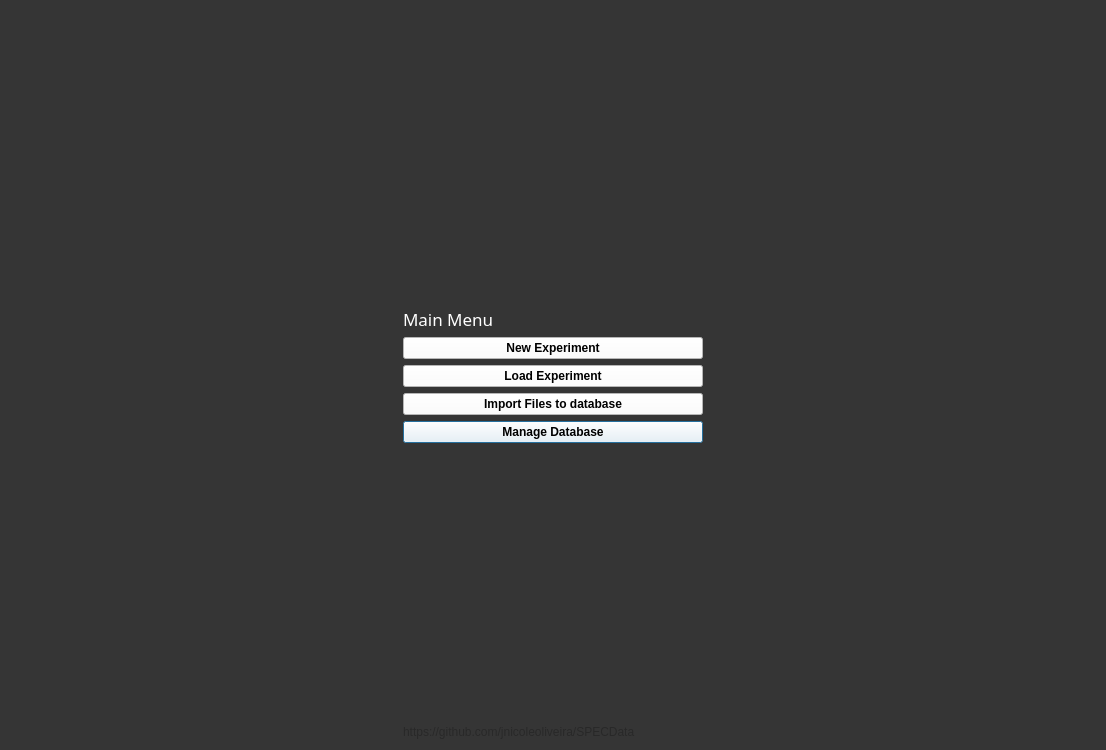
<?xml version="1.0" encoding="UTF-8"?>
<ui version="4.0">
 <class>mainmenu</class>
 <widget class="QDialog" name="mainmenu">
  <property name="geometry">
   <rect>
    <x>0</x>
    <y>0</y>
    <width>1106</width>
    <height>750</height>
   </rect>
  </property>
  <property name="sizePolicy">
   <sizepolicy hsizetype="Expanding" vsizetype="Preferred">
    <horstretch>0</horstretch>
    <verstretch>0</verstretch>
   </sizepolicy>
  </property>
  <property name="windowTitle">
   <string>Dialog</string>
  </property>
  <property name="styleSheet">
   <string notr="true">background-color: rgb(53, 53, 53);</string>
  </property>
  <layout class="QGridLayout" name="gridLayout">
   <item row="8" column="0">
    <widget class="QPushButton" name="manage_database_btn">
     <property name="font">
      <font>
       <weight>75</weight>
       <bold>true</bold>
      </font>
     </property>
     <property name="autoFillBackground">
      <bool>false</bool>
     </property>
     <property name="styleSheet">
      <string notr="true">background-color: rgb(255, 255, 255);</string>
     </property>
     <property name="text">
      <string>Manage Database</string>
     </property>
    </widget>
   </item>
   <item row="6" column="0">
    <widget class="QPushButton" name="load_experiment_btn">
     <property name="font">
      <font>
       <weight>75</weight>
       <bold>true</bold>
      </font>
     </property>
     <property name="autoFillBackground">
      <bool>false</bool>
     </property>
     <property name="styleSheet">
      <string notr="true">background-color: rgb(255, 255, 255);</string>
     </property>
     <property name="text">
      <string>Load Experiment</string>
     </property>
    </widget>
   </item>
   <item row="7" column="0">
    <widget class="QPushButton" name="import_btn">
     <property name="font">
      <font>
       <weight>75</weight>
       <bold>true</bold>
      </font>
     </property>
     <property name="autoFillBackground">
      <bool>false</bool>
     </property>
     <property name="styleSheet">
      <string notr="true">background-color: rgb(255, 255, 255);</string>
     </property>
     <property name="text">
      <string>Import Files to database</string>
     </property>
    </widget>
   </item>
   <item row="10" column="0">
    <widget class="QLabel" name="label">
     <property name="styleSheet">
      <string notr="true">color: rgb(40, 40, 40);</string>
     </property>
     <property name="text">
      <string>https://github.com/jnicoleoliveira/SPECData</string>
     </property>
    </widget>
   </item>
   <item row="3" column="0">
    <widget class="QLabel" name="logo_lbl">
     <property name="sizePolicy">
      <sizepolicy hsizetype="Maximum" vsizetype="Maximum">
       <horstretch>0</horstretch>
       <verstretch>0</verstretch>
      </sizepolicy>
     </property>
     <property name="minimumSize">
      <size>
       <width>1</width>
       <height>0</height>
      </size>
     </property>
     <property name="maximumSize">
      <size>
       <width>300</width>
       <height>117</height>
      </size>
     </property>
     <property name="sizeIncrement">
      <size>
       <width>0</width>
       <height>0</height>
      </size>
     </property>
     <property name="autoFillBackground">
      <bool>false</bool>
     </property>
     <property name="frameShape">
      <enum>QFrame::NoFrame</enum>
     </property>
     <property name="text">
      <string/>
     </property>
     <property name="pixmap">
      <pixmap>../../../resources/specdata_logo.png</pixmap>
     </property>
     <property name="scaledContents">
      <bool>true</bool>
     </property>
    </widget>
   </item>
   <item row="5" column="0">
    <widget class="QPushButton" name="new_experiment_btn">
     <property name="font">
      <font>
       <weight>75</weight>
       <bold>true</bold>
      </font>
     </property>
     <property name="autoFillBackground">
      <bool>false</bool>
     </property>
     <property name="styleSheet">
      <string notr="true">background-color: rgb(255, 255, 255);</string>
     </property>
     <property name="text">
      <string>New Experiment</string>
     </property>
    </widget>
   </item>
   <item row="2" column="0">
    <spacer name="verticalSpacer">
     <property name="orientation">
      <enum>Qt::Vertical</enum>
     </property>
     <property name="sizeHint" stdset="0">
      <size>
       <width>20</width>
       <height>40</height>
      </size>
     </property>
    </spacer>
   </item>
   <item row="9" column="0">
    <spacer name="verticalSpacer_2">
     <property name="orientation">
      <enum>Qt::Vertical</enum>
     </property>
     <property name="sizeHint" stdset="0">
      <size>
       <width>20</width>
       <height>40</height>
      </size>
     </property>
    </spacer>
   </item>
   <item row="4" column="0">
    <widget class="QLabel" name="mainmenu_lbl">
     <property name="font">
      <font>
       <family>Small Fonts</family>
       <pointsize>13</pointsize>
      </font>
     </property>
     <property name="styleSheet">
      <string notr="true">color: rgb(255, 255, 255);</string>
     </property>
     <property name="frameShape">
      <enum>QFrame::NoFrame</enum>
     </property>
     <property name="frameShadow">
      <enum>QFrame::Plain</enum>
     </property>
     <property name="lineWidth">
      <number>0</number>
     </property>
     <property name="text">
      <string>Main Menu</string>
     </property>
     <property name="margin">
      <number>1</number>
     </property>
    </widget>
   </item>
  </layout>
  <zorder>manage_database_btn</zorder>
  <zorder>import_btn</zorder>
  <zorder>mainmenu_lbl</zorder>
  <zorder>new_experiment_btn</zorder>
  <zorder>load_experiment_btn</zorder>
  <zorder>logo_lbl</zorder>
  <zorder>verticalSpacer</zorder>
  <zorder>verticalSpacer_2</zorder>
  <zorder>label</zorder>
 </widget>
 <resources/>
 <connections/>
</ui>
